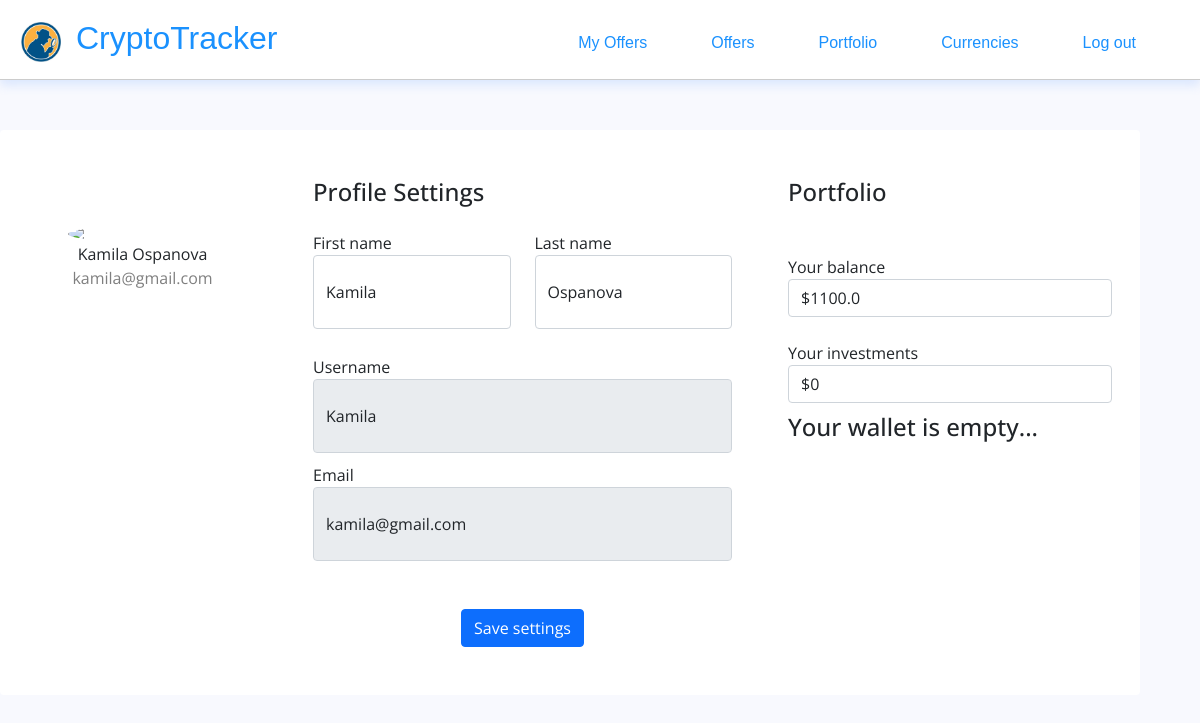
Screenshot of /user/profile/ (signed in) with the database file from the repository.
### user/models.py (models this page shows, shortened)
class User(AbstractBaseUser, PermissionsMixin):
    email = models.EmailField(unique=True)
    username = models.CharField(max_length=30, unique=True)
    first_name = models.CharField(max_length=30)
    last_name = models.CharField(max_length=30)
    balance = models.FloatField(default=0)
    is_staff = models.BooleanField(default=False)
    is_active = models.BooleanField(default=True)
    USERNAME_FIELD = 'username'
    REQUIRED_FIELDS = ['first_name', 'last_name', 'email']
    objects = CustomUserManager()

### user/views.py (the view)
# urls.py: path('profile/', views.profile, name='profile'),
@login_required
def profile(request):
    if request.method == 'POST':
        form = UserProfileForm(instance=request.user, data=request.POST, files=request.FILES)
        if form.is_valid():
            form.save()
            return HttpResponseRedirect(reverse('user:profile'))
    else:
        user = request.user
        userInfo = User.objects.get(id=user.id)
        investments = WalletElement.objects.filter(user=user)
        investments_sum = 0
        for i in investments:
            investments_sum += i.sum()
        investments_sum = round(investments_sum, 3)
        form = UserProfileForm(instance=request.user)
    context = {'form': form, 'userInfo': userInfo, 'investments': investments, 'sum': investments_sum}
    return render(request, 'profile.html', context)

### user/forms.py
class UserProfileForm(UserChangeForm):
    first_name = forms.CharField(widget=forms.TextInput(attrs={
        'class' : 'form-control py-4'
    }))
    last_name = forms.CharField(widget=forms.TextInput(attrs={
        'class' : 'form-control py-4',
    }))
    username = forms.CharField(widget=forms.TextInput(attrs={
        'class' : 'form-control py-4', 'readonly': True
    }))
    email = forms.EmailField(widget=forms.EmailInput(attrs={
        'class' : 'form-control py-4', 'readonly': True
    }))
    class Meta:
        model = User
        fields = ('first_name', 'last_name', 'username', 'email')

### user/templates/profile.html (shortened to what this page needs)
{% load static %}
<!DOCTYPE html>
<html lang="en">
<head>
    <link rel="stylesheet" href="https://cdn.jsdelivr.net/npm/bootstrap@5.0.0-alpha1/dist/css/bootstrap.min.css">
    <link rel="stylesheet" href="{% static 'css/header.css' %}">
    <link rel="stylesheet" href="{% static 'css/profile.css' %}">
</head>
<body>
    <header class="site-header">
        <div class="site-identity">
            <img src="/media/1.png" alt="logo">
            <h1><a href="/">CryptoTracker</a></h1>
        </div>
        <nav class="site-navigation">
            <ul class="nav">
            <li><a href="/polls/{{ user.id }}/">My Offers</a></li>
                <li><a href="/offers">Offers</a></li>
                <li><a href="/user/profile">Portfolio</a></li>
                <li><a href="/currencies">Currencies</a></li>
                <li><a href="/user/login">Log out</a></li>
            </ul>
        </nav>
    </header>
    <div class="container rounded bg-white mt-5 mb-5">
        <div class="row">
            <div class="prof col-md-3 border-right">
                <div class="d-flex flex-column align-items-center text-center py-5"><img class="rounded-circle mt-5" width="150px" src="https://st3.depositphotos.com/15648834/17930/v/600/depositphotos_179308454-stock-illustration-unknown-person-silhouette-glasses-profile.jpg"><span class="font-weight-bold">{{ userInfo.first_name }} {{ userInfo.last_name }}</span><span class="text-black-50">{{ userInfo.email }}</span></div>
            </div>
            <div class="col-md-5 border-right">
                <div class="p-3 py-5">
                    <div class="d-flex justify-content-between align-items-center mb-3">
                        <h4 class="text-right">Profile Settings</h4>
                    </div>
                    <form action="{% url 'user:profile' %}" method="post">
                        <div class="row mt-2">
                            <div class="col-md-6"><label class="labels" for="form.first_name.id_for_labele">First name</label>
                                {{ form.first_name }}
                            </div>
                            <div class="col-md-6"><label class="labels" for="form.last_name.id_for_label">Last name</label>
                                {{ form.last_name }}
                            </div>
                        </div>
                        <div class="row mt-3">
                            <div class="col-md-12" style="margin-top: 10px;"><label class="labels" for="form.username.id_for_label">Username</label>
                            {{ form.username }}
                            </div>
                            <div class="col-md-12" style="margin-top: 10px;"><label class="labels" for="form.email.id_for_label">Email</label>
                            {{ form.email }}
                            </div>
                        </div>
                        <div class="mt-5 text-center"><input class="btn btn-primary profile-button" type="submit" value="Save settings"></div>
                    </form>
                </div>
            </div>
            <div class="col-md-4">
                <div class="p-3 py-5">
                    <div class="d-flex justify-content-between align-items-center mb-3">
                        <h4 class="text-right">Portfolio</h4>
                    </div><br>
                    <div class="col-md-12"><label class="labels">Your balance</label><div class="form-control">${{ userInfo.balance }}</div></div> <br>
                    <div class="col-md-12"><label class="labels">Your investments</label><div class="form-control">${{ sum }}</div></div>
                    {% if investments %}
                        <table>
                            <thead>
                                <tr>
                                    <td>Name</td>
                                    <td>Quantity</td>
                                    <td>Price (for 1 currency)</td>
                                    <td></td>
                                </tr>
                            </thead>
                            <tbody>
                            {% for i in investments %}
                                <tr>
                                    <td>{{ i.currency.name }}</td>
                                    <td>{{ i.quantity|floatformat:5 }}</td>
                                    <td>${{ i.currency.price }}</td>
                                    <td><button class="first" onclick="openPoll({{ i.id }}, '{{ i.currency.name }}', {{ i.quantity }}, {{ i.currency.price }})">
                                    Place an offer
                                    </button></td>
                                </tr>
                            {% endfor %}
                            </tbody>
                        </table>
                    {% else %}
                        <h4 style="margin-top: 10px;">Your wallet is empty...</h4>
                    {% endif%}
                </div>
            </div>
        </div>
    </div>
</body>
</html>

### app/static/css/header.css (style rules this page uses)
body { font-family: "Open Sans", sans-serif; padding: 0; margin: 0; background-color: #f8f9fe; height: 1000px; }
header { background-color: white; box-shadow: 0 5px 10px rgba(96, 157, 255, 0.2); margin-bottom: 50px; }
header img { float: left; width:40px; margin: 14px 15px 0 5px; }
a { text-decoration: none; color: #1a91fe; font-family:'Gill Sans', 'Gill Sans MT', Calibri, 'Trebuchet MS', sans-serif; }
.site-header { border-bottom: 1px solid #ccc; padding: 0.5em 1em; display: flex; justify-content: space-between; }
.site-identity h1 { font-size: 2em; margin: 0.3em 0; display: inline-block; }
.site-navigation ul, .site-navigation li { margin: 0; padding: 0; }
.site-navigation li { display: inline-block; margin: 1.4em 3em 1em 1em; }

### user/static/css/profile.css (style rules this page uses)
.container { width: 100%; margin: 0; }

### rows the page displays
User: first_name "Kamila", last_name "Ospanova", email "kamila@gmail.com", username "Kamila", balance "1100.0"

### other values shown
{{ sum }} "0"
